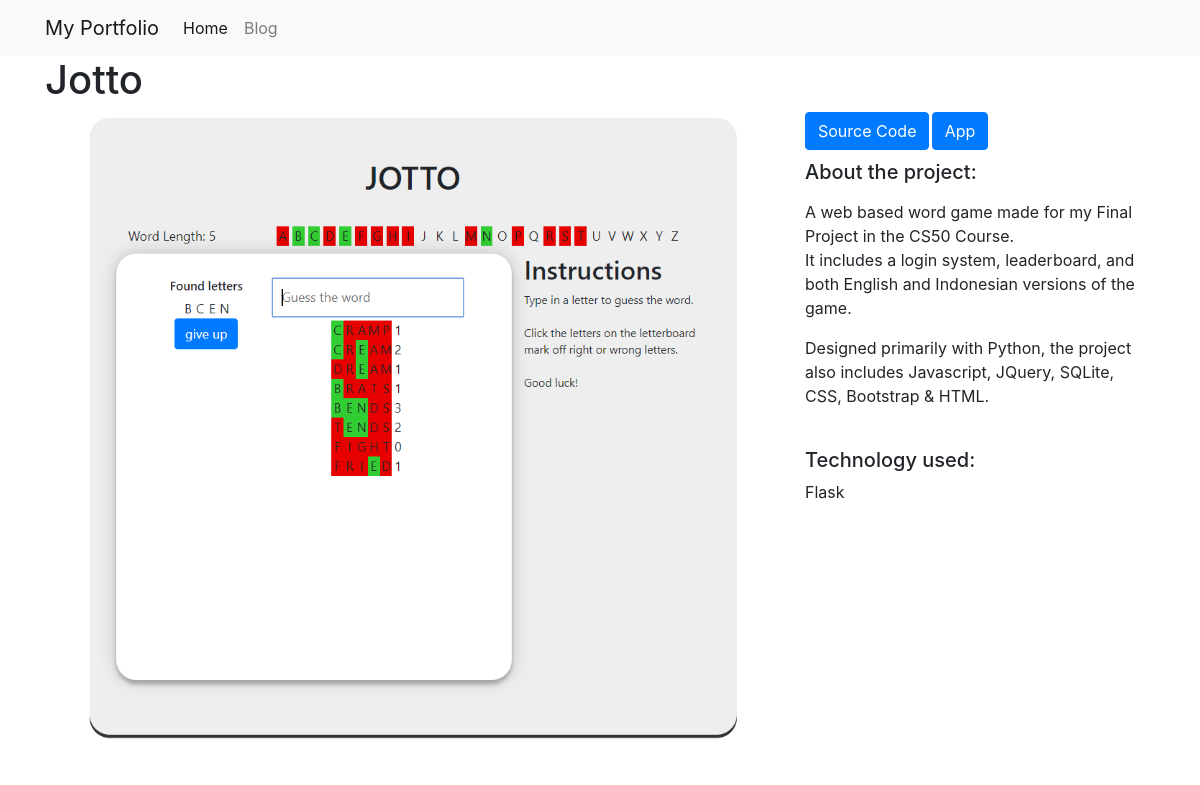
/1/, run on the app's committed database.
### projects/models.py (models this page shows)
class Project(models.Model):
    title = models.CharField(max_length = 100)
    description = models.TextField()
    technology = models.CharField(max_length = 20)
    image = models.FilePathField(path="static/img")
    github = models.URLField()
    app = models.URLField()

### projects/views.py (the view)
# urls.py: path("<int:pk>/", views.project_detail, name="project_detail"),
def project_detail(request, pk):
    project = Project.objects.get(pk=pk)
    context = {
        'project': project
    }
    return render(request, 'project_detail.html', context)

### projects/templates/project_detail.html
{% extends "base.html" %}
{% load static %}
{% block page_content %}
<h1>{{ project.title }}</h1>
<div class="row">
    <div class="col-md-8">
        <img src="\{{ project.image }}" alt="" width="100%">
    </div>
    <div class="col-md-4">
      <div class="row" style="padding-bottom:10px">
        <div class="col-md-4">
        <a href="{{ project.github }}"
           class="btn btn-primary">
            Source Code
        </a>
        </div>
        <div class="col-md-8">
        <a href="{{ project.app }}"
           class="btn btn-primary">
            App
        </a>
        </div>
      </div>
        <h5>About the project:</h5>
        <p>{{ project.description|linebreaks }}</p>
        <br>
        <h5>Technology used:</h5>
        <p>{{ project.technology }}</p>
    </div>
</div>
{% endblock %}

### data on the page
Project: title "Jotto", description "A web based word game made for my Final Project in the CS50 Course. It includes a login system, leaderboard, and both English and Indonesian versions of the game. Designed primarily with Python, the project also includes Javascript, JQuery, SQLite, CSS, Bootstrap & HTML.", technology "Flask"
